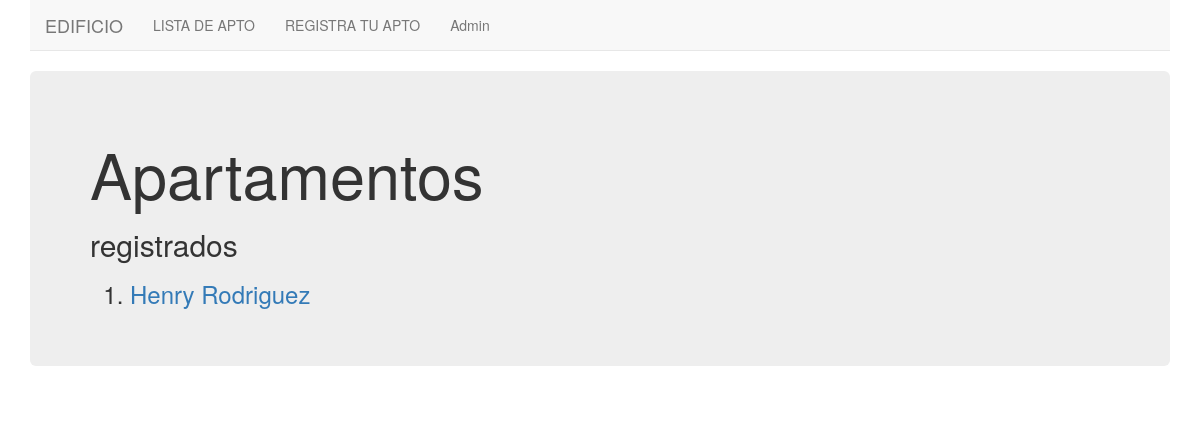
The app's page /basic_app/, older data.
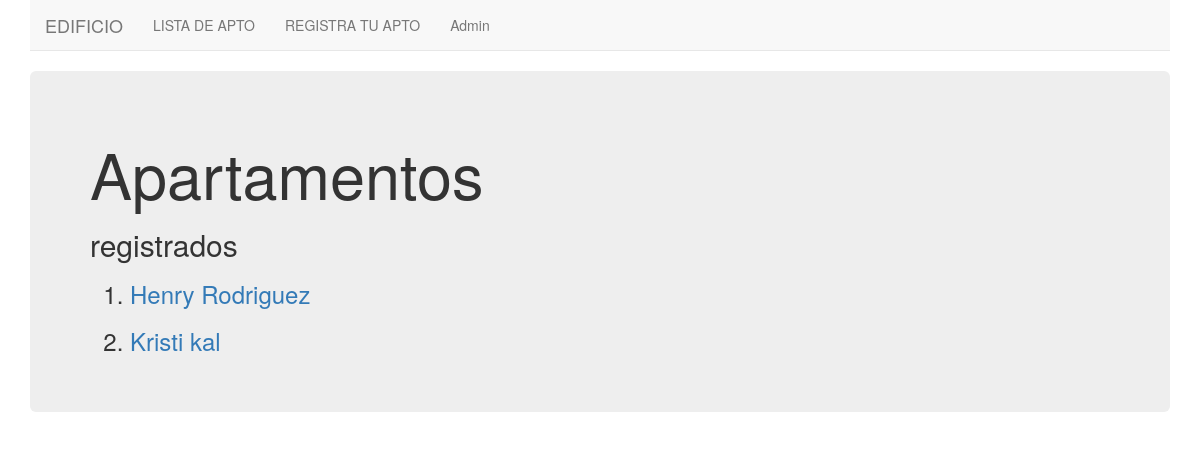
The same page, newer data.
### basic_app/models.py (models this page shows, shortened)
class School(models.Model):
    nombre = models.CharField(max_length=256,default='')
    email = models.CharField(max_length=256,default='')
    celular = models.CharField(max_length=256,default='')
    torre = models.CharField(max_length=256,default='')
    piso = models.CharField(max_length=256,default='')
    numero_de_apartamento = models.CharField(max_length=256,default='')

### basic_app/views.py (the view)
class SchoolListView(ListView):
    model = models.School

### basic_app/templates/basic_app/school_list.html
{% extends "basic_app/basic_app_base.html" %}
{% block body_block %}
  <div class="jumbotron">
    <h1>Apartamentos</h1>
    <h2>registrados</h2>
      <ol>
        {% for school in school_list %}
        <h3><li><a href="{{school.id}}">{{school.nombre}}</a></li></h3>
        {% endfor %}
      </ol>
  </div>
{% endblock %}

### basic_app/templates/basic_app/basic_app_base.html (shortened to what this page needs)
<!DOCTYPE html>
{% load staticfiles %}
<html>
  <head>
    <link rel="stylesheet" href="https://maxcdn.bootstrapcdn.com/bootstrap/3.3.7/css/bootstrap.min.css">
</head>
  <body>
    <div class="container">
      <nav class="navbar navbar-default navbar-static-top">
          <ul class="nav navbar-nav">
            <li><a class="navbar-brand" href="{% url 'index' %}">EDIFICIO</a></li>
            <li><a class="navbar-link" href="{% url 'basic_app:list' %}">LISTA DE APTO</a></li>
            <li><a class="navbar-link" href="{% url 'basic_app:create' %}">REGISTRA TU APTO</a></li>
            <li><a class="navbar-link" href="{% url 'admin:index' %}">Admin</a></li>
            <li><a class="navbar-link" href="#"></a></li>
          </ul>
      </nav>
    </div>
    <div class="container">
      {% block body_block %}
      {% endblock %}
    </div>
  </body>
</html>

Row changes from the older to the newer data that the page shows:
added School: nombre "Kristi kal"
